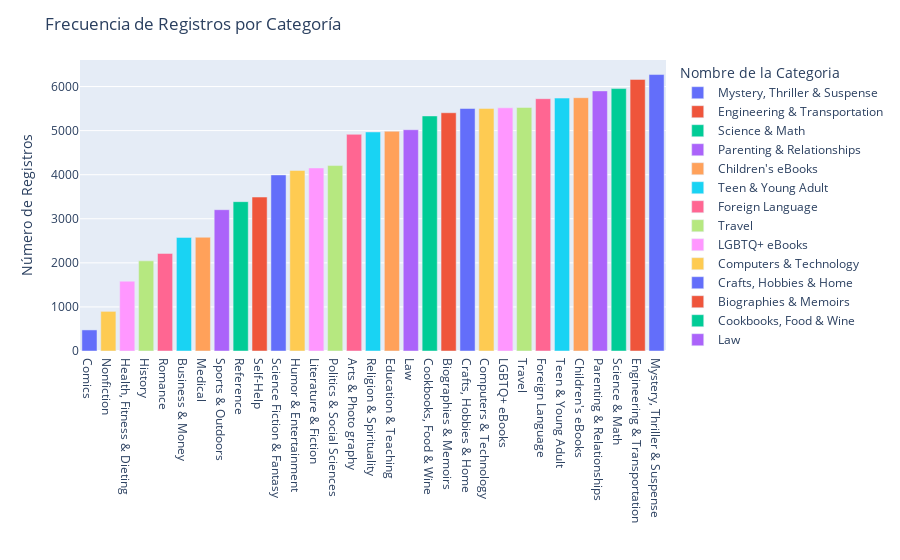

The code cell stored with this chart in its notebook:
### Code cell
import plotly.express as px

# Supongamos que 'frecuencia_categorias' es una serie de pandas con las frecuencias de cada categoría

fig = px.bar(frecuencia_categorias, x=frecuencia_categorias.index, y=frecuencia_categorias.values,
             labels={'x': 'Categoría', 'y': 'Número de Registros'}, color=frecuencia_categorias.index)

fig.update_layout(title='Frecuencia de Registros por Categoría', xaxis_title='', yaxis_title='Número de Registros')
fig.update_xaxes(categoryorder='total ascending')

fig.show()

### Figure 1 — Plotly figure (JSON) as saved in the notebook; plotly's stock layout.template omitted (floating-point values rounded to 4 significant figures)
{"data": [{"alignmentgroup": "True", "hovertemplate": "Nombre de la Categoria=%{x}<br>Número de Registros=%{y}<extra></extra>", "legendgroup": "Mystery, Thriller & Suspense", "marker": {"color": "#636efa", "pattern": {"shape": ""}}, "name": "Mystery, Thriller & Suspense", "offsetgroup": "Mystery, Thriller & Suspense", "orientation": "v", "showlegend": true, "textposition": "auto", "type": "bar", "x": ["Mystery, Thriller & Suspense"], "xaxis": "x", "y": [6272], "yaxis": "y"}, {"alignmentgroup": "True", "hovertemplate": "Nombre de la Categoria=%{x}<br>Número de Registros=%{y}<extra></extra>", "legendgroup": "Engineering & Transportation", "marker": {"color": "#EF553B", "pattern": {"shape": ""}}, "name": "Engineering & Transportation", "offsetgroup": "Engineering & Transportation", "orientation": "v", "showlegend": true, "textposition": "auto", "type": "bar", "x": ["Engineering & Transportation"], "xaxis": "x", "y": [6162], "yaxis": "y"}, {"alignmentgroup": "True", "hovertemplate": "Nombre de la Categoria=%{x}<br>Número de Registros=%{y}<extra></extra>", "legendgroup": "Science & Math", "marker": {"color": "#00cc96", "pattern": {"shape": ""}}, "name": "Science & Math", "offsetgroup": "Science & Math", "orientation": "v", "showlegend": true, "textposition": "auto", "type": "bar", "x": ["Science & Math"], "xaxis": "x", "y": [5954], "yaxis": "y"}, {"alignmentgroup": "True", "hovertemplate": "Nombre de la Categoria=%{x}<br>Número de Registros=%{y}<extra></extra>", "legendgroup": "Parenting & Relationships", "marker": {"color": "#ab63fa", "pattern": {"shape": ""}}, "name": "Parenting & Relationships", "offsetgroup": "Parenting & Relationships", "orientation": "v", "showlegend": true, "textposition": "auto", "type": "bar", "x": ["Parenting & Relationships"], "xaxis": "x", "y": [5901], "yaxis": "y"}, {"alignmentgroup": "True", "hovertemplate": "Nombre de la Categoria=%{x}<br>Número de Registros=%{y}<extra></extra>", "legendgroup": "Children's eBooks", "marker": {"color": "#FFA15A", "pattern": {"shape": ""}}, "name": "Children's eBooks", "offsetgroup": "Children's eBooks", "orientation": "v", "showlegend": true, "textposition": "auto", "type": "bar", "x": ["Children's eBooks"], "xaxis": "x", "y": [5747], "yaxis": "y"}, {"alignmentgroup": "True", "hovertemplate": "Nombre de la Categoria=%{x}<br>Número de Registros=%{y}<extra></extra>", "legendgroup": "Teen & Young Adult", "marker": {"color": "#19d3f3", "pattern": {"shape": ""}}, "name": "Teen & Young Adult", "offsetgroup": "Teen & Young Adult", "orientation": "v", "showlegend": true, "textposition": "auto", "type": "bar", "x": ["Teen & Young Adult"], "xaxis": "x", "y": [5738], "yaxis": "y"}, {"alignmentgroup": "True", "hovertemplate": "Nombre de la Categoria=%{x}<br>Número de Registros=%{y}<extra></extra>", "legendgroup": "Foreign Language", "marker": {"color": "#FF6692", "pattern": {"shape": ""}}, "name": "Foreign Language", "offsetgroup": "Foreign Language", "orientation": "v", "showlegend": true, "textposition": "auto", "type": "bar", "x": ["Foreign Language"], "xaxis": "x", "y": [5724], "yaxis": "y"}, {"alignmentgroup": "True", "hovertemplate": "Nombre de la Categoria=%{x}<br>Número de Registros=%{y}<extra></extra>", "legendgroup": "Travel", "marker": {"color": "#B6E880", "pattern": {"shape": ""}}, "name": "Travel", "offsetgroup": "Travel", "orientation": "v", "showlegend": true, "textposition": "auto", "type": "bar", "x": ["Travel"], "xaxis": "x", "y": [5526], "yaxis": "y"}, {"alignmentgroup": "True", "hovertemplate": "Nombre de la Categoria=%{x}<br>Número de Registros=%{y}<extra></extra>", "legendgroup": "LGBTQ+ eBooks", "marker": {"color": "#FF97FF", "pattern": {"shape": ""}}, "name": "LGBTQ+ eBooks", "offsetgroup": "LGBTQ+ eBooks", "orientation": "v", "showlegend": true, "textposition": "auto", "type": "bar", "x": ["LGBTQ+ eBooks"], "xaxis": "x", "y": [5517], "yaxis": "y"}, {"alignmentgroup": "True", "hovertemplate": "Nombre de la Categoria=%{x}<br>Número de Registros=%{y}<extra></extra>", "legendgroup": "Computers & Technology", "marker": {"color": "#FECB52", "pattern": {"shape": ""}}, "name": "Computers & Technology", "offsetgroup": "Computers & Technology", "orientation": "v", "showlegend": true, "textposition": "auto", "type": "bar", "x": ["Computers & Technology"], "xaxis": "x", "y": [5504], "yaxis": "y"}, {"alignmentgroup": "True", "hovertemplate": "Nombre de la Categoria=%{x}<br>Número de Registros=%{y}<extra></extra>", "legendgroup": "Crafts, Hobbies & Home", "marker": {"color": "#636efa", "pattern": {"shape": ""}}, "name": "Crafts, Hobbies & Home", "offsetgroup": "Crafts, Hobbies & Home", "orientation": "v", "showlegend": true, "textposition": "auto", "type": "bar", "x": ["Crafts, Hobbies & Home"], "xaxis": "x", "y": [5502], "yaxis": "y"}, {"alignmentgroup": "True", "hovertemplate": "Nombre de la Categoria=%{x}<br>Número de Registros=%{y}<extra></extra>", "legendgroup": "Biographies & Memoirs", "marker": {"color": "#EF553B", "pattern": {"shape": ""}}, "name": "Biographies & Memoirs", "offsetgroup": "Biographies & Memoirs", "orientation": "v", "showlegend": true, "textposition": "auto", "type": "bar", "x": ["Biographies & Memoirs"], "xaxis": "x", "y": [5405], "yaxis": "y"}, {"alignmentgroup": "True", "hovertemplate": "Nombre de la Categoria=%{x}<br>Número de Registros=%{y}<extra></extra>", "legendgroup": "Cookbooks, Food & Wine", "marker": {"color": "#00cc96", "pattern": {"shape": ""}}, "name": "Cookbooks, Food & Wine", "offsetgroup": "Cookbooks, Food & Wine", "orientation": "v", "showlegend": true, "textposition": "auto", "type": "bar", "x": ["Cookbooks, Food & Wine"], "xaxis": "x", "y": [5333], "yaxis": "y"}, {"alignmentgroup": "True", "hovertemplate": "Nombre de la Categoria=%{x}<br>Número de Registros=%{y}<extra></extra>", "legendgroup": "Law", "marker": {"color": "#ab63fa", "pattern": {"shape": ""}}, "name": "Law", "offsetgroup": "Law", "orientation": "v", "showlegend": true, "textposition": "auto", "type": "bar", "x": ["Law"], "xaxis": "x", "y": [5020], "yaxis": "y"}, {"alignmentgroup": "True", "hovertemplate": "Nombre de la Categoria=%{x}<br>Número de Registros=%{y}<extra></extra>", "legendgroup": "Education & Teaching", "marker": {"color": "#FFA15A", "pattern": {"shape": ""}}, "name": "Education & Teaching", "offsetgroup": "Education & Teaching", "orientation": "v", "showlegend": true, "textposition": "auto", "type": "bar", "x": ["Education & Teaching"], "xaxis": "x", "y": [4986], "yaxis": "y"}, {"alignmentgroup": "True", "hovertemplate": "Nombre de la Categoria=%{x}<br>Número de Registros=%{y}<extra></extra>", "legendgroup": "Religion & Spirituality", "marker": {"color": "#19d3f3", "pattern": {"shape": ""}}, "name": "Religion & Spirituality", "offsetgroup": "Religion & Spirituality", "orientation": "v", "showlegend": true, "textposition": "auto", "type": "bar", "x": ["Religion & Spirituality"], "xaxis": "x", "y": [4970], "yaxis": "y"}, {"alignmentgroup": "True", "hovertemplate": "Nombre de la Categoria=%{x}<br>Número de Registros=%{y}<extra></extra>", "legendgroup": "Arts & Photo graphy", "marker": {"color": "#FF6692", "pattern": {"shape": ""}}, "name": "Arts & Photo graphy", "offsetgroup": "Arts & Photo graphy", "orientation": "v", "showlegend": true, "textposition": "auto", "type": "bar", "x": ["Arts & Photo graphy"], "xaxis": "x", "y": [4916], "yaxis": "y"}, {"alignmentgroup": "True", "hovertemplate": "Nombre de la Categoria=%{x}<br>Número de Registros=%{y}<extra></extra>", "legendgroup": "Politics & Social Sciences", "marker": {"color": "#B6E880", "pattern": {"shape": ""}}, "name": "Politics & Social Sciences", "offsetgroup": "Politics & Social Sciences", "orientation": "v", "showlegend": true, "textposition": "auto", "type": "bar", "x": ["Politics & Social Sciences"], "xaxis": "x", "y": [4207], "yaxis": "y"}, {"alignmentgroup": "True", "hovertemplate": "Nombre de la Categoria=%{x}<br>Número de Registros=%{y}<extra></extra>", "legendgroup": "Literature & Fiction", "marker": {"color": "#FF97FF", "pattern": {"shape": ""}}, "name": "Literature & Fiction", "offsetgroup": "Literature & Fiction", "orientation": "v", "showlegend": true, "textposition": "auto", "type": "bar", "x": ["Literature & Fiction"], "xaxis": "x", "y": [4152], "yaxis": "y"}, {"alignmentgroup": "True", "hovertemplate": "Nombre de la Categoria=%{x}<br>Número de Registros=%{y}<extra></extra>", "legendgroup": "Humor & Entertainment", "marker": {"color": "#FECB52", "pattern": {"shape": ""}}, "name": "Humor & Entertainment", "offsetgroup": "Humor & Entertainment", "orientation": "v", "showlegend": true, "textposition": "auto", "type": "bar", "x": ["Humor & Entertainment"], "xaxis": "x", "y": [4095], "yaxis": "y"}, {"alignmentgroup": "True", "hovertemplate": "Nombre de la Categoria=%{x}<br>Número de Registros=%{y}<extra></extra>", "legendgroup": "Science Fiction & Fantasy", "marker": {"color": "#636efa", "pattern": {"shape": ""}}, "name": "Science Fiction & Fantasy", "offsetgroup": "Science Fiction & Fantasy", "orientation": "v", "showlegend": true, "textposition": "auto", "type": "bar", "x": ["Science Fiction & Fantasy"], "xaxis": "x", "y": [3995], "yaxis": "y"}, {"alignmentgroup": "True", "hovertemplate": "Nombre de la Categoria=%{x}<br>Número de Registros=%{y}<extra></extra>", "legendgroup": "Self-Help", "marker": {"color": "#EF553B", "pattern": {"shape": ""}}, "name": "Self-Help", "offsetgroup": "Self-Help", "orientation": "v", "showlegend": true, "textposition": "auto", "type": "bar", "x": ["Self-Help"], "xaxis": "x", "y": [3493], "yaxis": "y"}, {"alignmentgroup": "True", "hovertemplate": "Nombre de la Categoria=%{x}<br>Número de Registros=%{y}<extra></extra>", "legendgroup": "Reference", "marker": {"color": "#00cc96", "pattern": {"shape": ""}}, "name": "Reference", "offsetgroup": "Reference", "orientation": "v", "showlegend": true, "textposition": "auto", "type": "bar", "x": ["Reference"], "xaxis": "x", "y": [3388], "yaxis": "y"}, {"alignmentgroup": "True", "hovertemplate": "Nombre de la Categoria=%{x}<br>Número de Registros=%{y}<extra></extra>", "legendgroup": "Sports & Outdoors", "marker": {"color": "#ab63fa", "pattern": {"shape": ""}}, "name": "Sports & Outdoors", "offsetgroup": "Sports & Outdoors", "orientation": "v", "showlegend": true, "textposition": "auto", "type": "bar", "x": ["Sports & Outdoors"], "xaxis": "x", "y": [3206], "yaxis": "y"}, {"alignmentgroup": "True", "hovertemplate": "Nombre de la Categoria=%{x}<br>Número de Registros=%{y}<extra></extra>", "legendgroup": "Medical", "marker": {"color": "#FFA15A", "pattern": {"shape": ""}}, "name": "Medical", "offsetgroup": "Medical", "orientation": "v", "showlegend": true, "textposition": "auto", "type": "bar", "x": ["Medical"], "xaxis": "x", "y": [2581], "yaxis": "y"}, {"alignmentgroup": "True", "hovertemplate": "Nombre de la Categoria=%{x}<br>Número de Registros=%{y}<extra></extra>", "legendgroup": "Business & Money", "marker": {"color": "#19d3f3", "pattern": {"shape": ""}}, "name": "Business & Money", "offsetgroup": "Business & Money", "orientation": "v", "showlegend": true, "textposition": "auto", "type": "bar", "x": ["Business & Money"], "xaxis": "x", "y": [2577], "yaxis": "y"}, {"alignmentgroup": "True", "hovertemplate": "Nombre de la Categoria=%{x}<br>Número de Registros=%{y}<extra></extra>", "legendgroup": "Romance", "marker": {"color": "#FF6692", "pattern": {"shape": ""}}, "name": "Romance", "offsetgroup": "Romance", "orientation": "v", "showlegend": true, "textposition": "auto", "type": "bar", "x": ["Romance"], "xaxis": "x", "y": [2214], "yaxis": "y"}, {"alignmentgroup": "True", "hovertemplate": "Nombre de la Categoria=%{x}<br>Número de Registros=%{y}<extra></extra>", "legendgroup": "History", "marker": {"color": "#B6E880", "pattern": {"shape": ""}}, "name": "History", "offsetgroup": "History", "orientation": "v", "showlegend": true, "textposition": "auto", "type": "bar", "x": ["History"], "xaxis": "x", "y": [2045], "yaxis": "y"}, {"alignmentgroup": "True", "hovertemplate": "Nombre de la Categoria=%{x}<br>Número de Registros=%{y}<extra></extra>", "legendgroup": "Health, Fitness & Dieting", "marker": {"color": "#FF97FF", "pattern": {"shape": ""}}, "name": "Health, Fitness & Dieting", "offsetgroup": "Health, Fitness & Dieting", "orientation": "v", "showlegend": true, "textposition": "auto", "type": "bar", "x": ["Health, Fitness & Dieting"], "xaxis": "x", "y": [1584], "yaxis": "y"}, {"alignmentgroup": "True", "hovertemplate": "Nombre de la Categoria=%{x}<br>Número de Registros=%{y}<extra></extra>", "legendgroup": "Nonfiction", "marker": {"color": "#FECB52", "pattern": {"shape": ""}}, "name": "Nonfiction", "offsetgroup": "Nonfiction", "orientation": "v", "showlegend": true, "textposition": "auto", "type": "bar", "x": ["Nonfiction"], "xaxis": "x", "y": [899], "yaxis": "y"}, {"alignmentgroup": "True", "hovertemplate": "Nombre de la Categoria=%{x}<br>Número de Registros=%{y}<extra></extra>", "legendgroup": "Comics", "marker": {"color": "#636efa", "pattern": {"shape": ""}}, "name": "Comics", "offsetgroup": "Comics", "orientation": "v", "showlegend": true, "textposition": "auto", "type": "bar", "x": ["Comics"], "xaxis": "x", "y": [478], "yaxis": "y"}], "layout": {"barmode": "relative", "legend": {"title": {"text": "Nombre de la Categoria"}, "tracegroupgap": 0}, "margin": {"t": 60}, "title": {"text": "Frecuencia de Registros por Categoría"}, "xaxis": {"anchor": "y", "categoryarray": ["Mystery, Thriller & Suspense", "Engineering & Transportation", "Science & Math", "Parenting & Relationships", "Children's eBooks", "Teen & Young Adult", "Foreign Language", "Travel", "LGBTQ+ eBooks", "Computers & Technology", "Crafts, Hobbies & Home", "Biographies & Memoirs", "Cookbooks, Food & Wine", "Law", "Education & Teaching", "Religion & Spirituality", "Arts & Photo graphy", "Politics & Social Sciences", "Literature & Fiction", "Humor & Entertainment", "Science Fiction & Fantasy", "Self-Help", "Reference", "Sports & Outdoors", "Medical", "Business & Money", "Romance", "History", "Health, Fitness & Dieting", "Nonfiction", "Comics"], "categoryorder": "total ascending", "domain": [0, 1], "title": {"text": ""}}, "yaxis": {"anchor": "x", "domain": [0, 1], "title": {"text": "Número de Registros"}}}}
